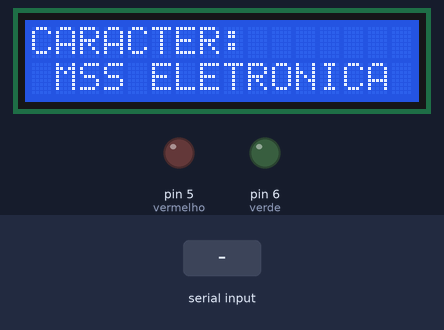
A sketch run on a simulated Arduino Uno, built with avr-gcc and run on an emulated ATmega328P. Parts: 16×2 character LCD, output pins drawn as LEDs (lit = HIGH). The test bench sets the inputs (shaded band).

Above: at 3.2 s.
3.3 s: "1" received over Serial
At 4.5 s:
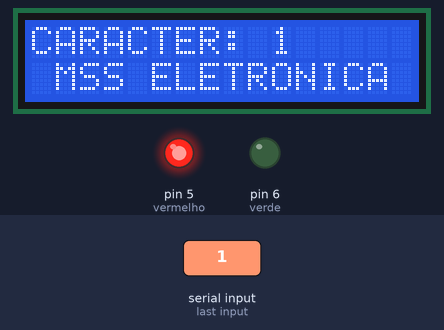
4.8 s: "3" received over Serial
At 5.6 s:
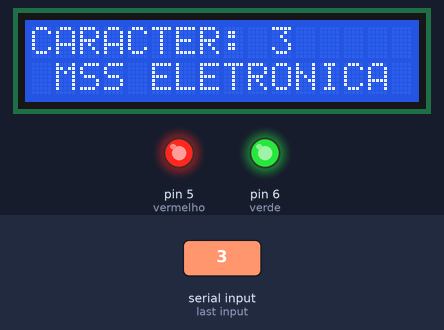
6.3 s: "2" received over Serial
At 6.8 s:
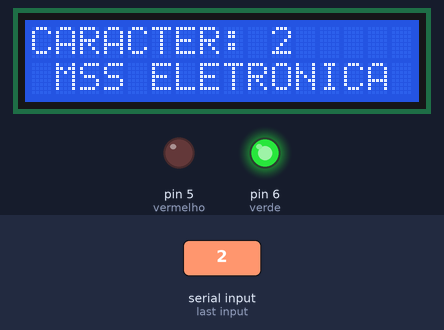
Timing chart, 0 to 9.3 s (numbered marks = the images above; inputs shaded):
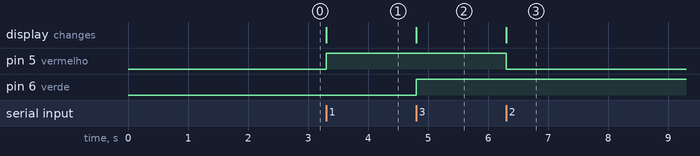

The sketch:

bluetooth.ino
```cpp
/******************************************************************************************************
*  Programa exemplo para uso do Módulo Bluetooth - MSS Eletrônica                                     *
*  Produto: Módulos bluetooth escravo/Slave (http://www.msseletronica.com/loja/detalhes.php?urlid=)   *
*  Produtos relacionados:                                                                             *
*  Desenvolvedor: Misael                                                                              *
*  Data: 03/11/2012                                                                                   *
*                                                                                                     *
*  Objetivo: Usar um módulo Bluetooth para comunicar com o Arduino, acinando um LED e mostrar o       *
* comando em um LCD 16x2                                                                              *
*  Bibliotecas usadas:                                                                                *
*   LiquidCrystal.h - http://arduino.cc/en/Reference/LiquidCrystal                                    *
*                                                                                                     *
*  Contatos:                                                                                          *
*                                                                                                     *
*  E-mail: msseletronica@hotmail.com.br    site: http://www.msseletronica.com                         *
*******************************************************************************************************/

/******************************************************************************************************
*  Informação sobre o programa:                                                                       *
*                                                                                                     *
*  Pinos usados para o LCD:                                                                           *
*    2 -> RS do LCD                                                                                   *
*    4 -> EN do LCD                                                                                   *
*    7 -> D4 do LCD                                                                                   *
*    8 -> D5 do LCD                                                                                   *
*    12 -> D6 do LCD                                                                                  *
*    13 -> D7 do LCD                                                                                  *
*    Você deve alimentar o LCD                                                                        *
*    Ligar um Potenciômetro/trimpot ao pino VO do LCD para controlar o contraste                      *
*    Ligar o R/W do LCD ao GND                                                                        *
*    Ligar os pinos D0, D1, D2, D3 do LCD ao GND                                                      *
*                                                                                                     *
*  Pinos usados para o Módulo Bluetooth:                                                              *
*    1(TX) -> RXD do bluetooth  (Desconectar o bluetooth do arduino quando for fazer o upload)        *
*    0(RX) -> TXD do bluetooth  (Desconectar o bluetooth do arduino quando for fazer o upload)        *
*    Você deve alimentar o módulo bluetooth: Ligue VCC ao Pino 5V e o GND ao GND                      *
*                                                                                                     *
*  Pinos usados para os LED´s                                                                         *
*    5 -> Conectar ao LED vermelho                                                                    *
*    6 -> Conectar ao LED verde                                                                       *
*******************************************************************************************************/
//Para melhores informações sobre o módulo bluetooth, consulte o datasheet

//Para informações sobre a Biblioteca LiquidCrystal.h, vá na guia Help/Reference/Libraries/LiquidCrystal
#include <LiquidCrystal.h> //Incluindo a biblioteca para acionamento do LCD 16x2

LiquidCrystal lcd(2, 4, 7, 8, 12, 13);//Configurando os pinos que estão conectados ao LCD
//2 -> RS do LCD, 4 -> EN do LCD, 7 -> D4 do LCD, 8 -> D5 do LCD, 12 -> D6 do LCD, 13 -> D7 do LCD

int vermelho = 5;//Pino que será ligado o LED vermelho
int verde = 6;//Pino que será ligado o LED verde
int dado = 0;//Variável para armazenar o dado recebido via bluetooth (Pela porta serial)

//Rotina de configurações iniciais do programa
void setup() {

  pinMode(vermelho, OUTPUT);//Configurando o pino que será conectado ao LED vermelho como saida
  pinMode(verde, OUTPUT);//Configurando o pino que será conectado ao LED verde como saida
  lcd.begin(16, 2);//Inicializa a biblioteca para trabalhar com display de 16 caracteres por 2 linhas (16x2)
  Serial.begin(9600);//Inicializando a comunicação serial com velocidade de 9600 baud rate (Velocidade padrão do módulo bluetooth escravo/Slave)

  lcd.setCursor(0, 0);//Aponta para o primeiro caracter da primeira linha
  lcd.print("CARACTER: ");//Escreve o texto
  lcd.setCursor(1, 1);//Vai para o segundo caracter na segunda linha
  lcd.print("MSS ELETRONICA");//Escreve o texto
  delay(2000);//Aguarda 2 segundos
 }

// Rotina que será executada infinitamente
void loop() {

    while (Serial.available() > 0)//Enquanto estiver recebendo dados pela porta serial(Dados recebidos do módulo bluetooth) fica em loop
      {
       dado = Serial.read();//Lê o dado recebido

       if (dado == '1')//Testa se o dado é o caracter "1"
         {
         digitalWrite(vermelho,HIGH);//Se for, liga o LED vermelho
         }

       if (dado == '2')//Testa se o dado é o caracter "2"
         {
         digitalWrite(vermelho,LOW);//Se for desliga o LED vermelho
         }

       if (dado == '3')//Testa se o dado é o caracter "3"
         {
         digitalWrite(verde,HIGH);//Se for liga o LED verde
         }

       if (dado == '4')//Testa se o dado é o caracter "4"
         {
         digitalWrite(verde,LOW);//Se for desliga o LED verde
         }

       lcd.setCursor(10, 0);//Coloca o display na Primeira linha e no caracter de Nº 11 (Começa a contar em zero)
       lcd.write(dado);//Exibe o caracter recebido

      }
}
```

Measured:
- after the input at 3.3 s, pin 5 (vermelho): LOW → HIGH at once; the display: changes at once (image 1)
- after the input at 4.8 s, pin 6 (verde): LOW → HIGH at once; the display: changes at once (image 2)
- after the input at 6.3 s, pin 5 (vermelho): HIGH → LOW at once; the display: changes at once (image 3)
